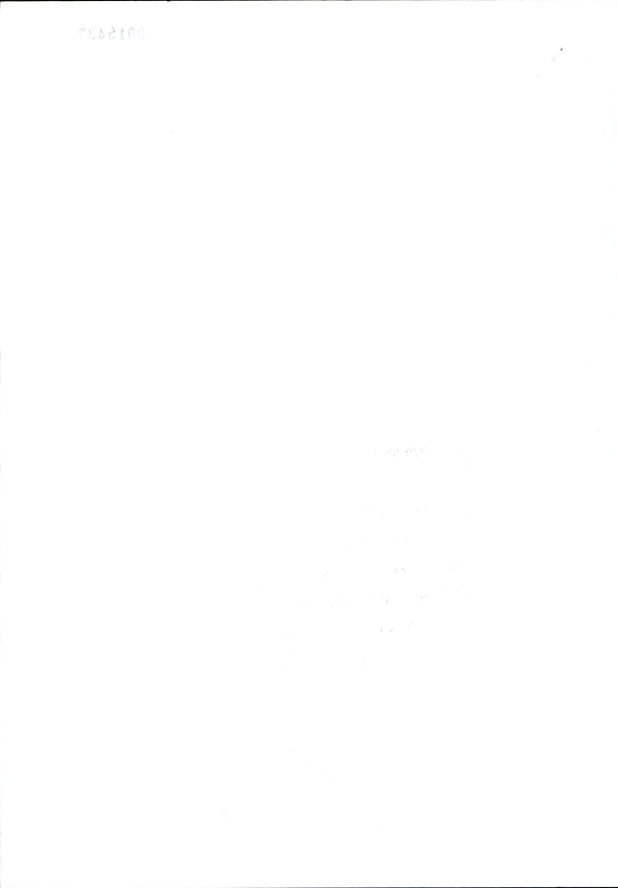
#> input picture scan_f981a011.png, 2470 x 3552 px (shown at 1/4 size)
$ python -i image_processor.py   (imports and definitions only)
#> lines starting #> are read from the running program, lines starting #| are printed output that depends on the picture; after the words box and inside, x2 and y2 are one past the last pixel; in counts of white or black regions, pixels touching at a corner belong together
#> further down, picture is the input picture: PIL image 2470x3552 RGB; mean R, G, B 254.7, 254.7, 254.7
"""
Procesador de Imágenes para Escaneo
Ajusta brillo, contraste, detecta bordes y recorta automáticamente
"""

from PIL import Image, ImageEnhance, ImageFilter
import numpy as np
import os

class ImageProcessor:
    """Procesa y mejora imágenes escaneadas"""

    def __init__(self):
        pass

    # [41 lines left out: functions ajustar_brillo, ajustar_contraste, ajustar_nitidez, not called in this run]

    def detectar_y_recortar_bordes(self, image, threshold=240, margin=10):
        """
        Detecta los bordes del documento y recorta automáticamente

        Args:
            image: PIL Image
            threshold: Umbral para detectar contenido (0-255)
            margin: Margen adicional en píxeles

        Returns:
            PIL Image recortada
        """
#> called with threshold = 240, margin = 10
        # Convertir a escala de grises
        gray = image.convert('L')
        img_array = np.array(gray)

        # Detectar contenido (píxeles más oscuros que el umbral)
        content = img_array < threshold
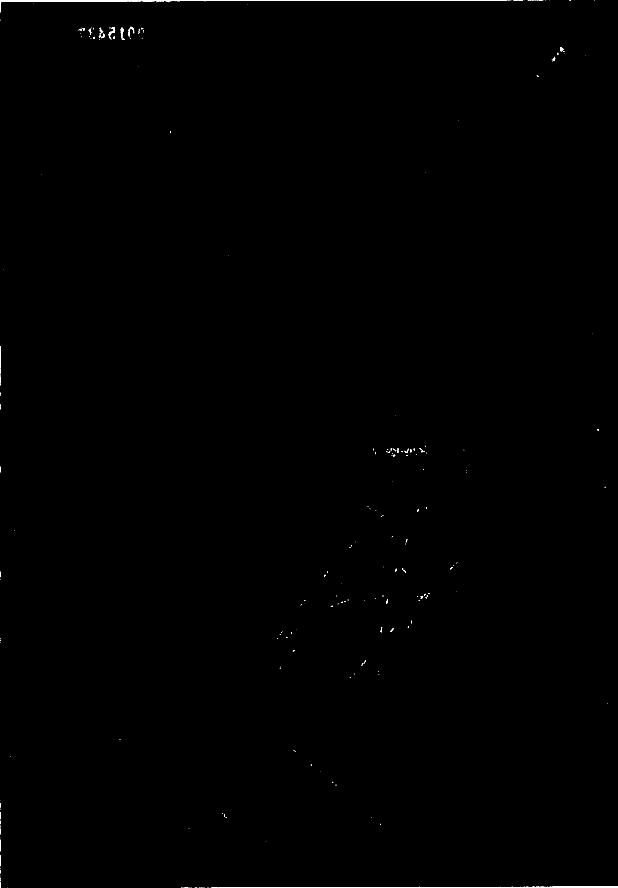
#> content: shape (3552, 2470) bool (shown at 1/4 size); 0.19% white; 308 white regions (258 under 20 px), largest, box (x1, y1, x2, y2) and area: (0, 0, 2029, 50) 7214, (876, 3545, 2470, 3552) 5403, (434, 108, 459, 148) 303

        # Encontrar límites del contenido
        rows = np.any(content, axis=1)
        cols = np.any(content, axis=0)

        if rows.any() and cols.any():
            ymin, ymax = np.where(rows)[0][[0, -1]]
#> ymin = 0; ymax = 3551
            xmin, xmax = np.where(cols)[0][[0, -1]]
#> xmin = 0; xmax = 2469

            # Aplicar margen
            height, width = img_array.shape
#> height = 3552; width = 2470
            ymin = max(0, ymin - margin)
            ymax = min(height, ymax + margin)
#> ymax = 3552
            xmin = max(0, xmin - margin)
            xmax = min(width, xmax + margin)
#> xmax = 2470

            # Recortar imagen original
            return image.crop((xmin, ymin, xmax, ymax))

        # Si no se detecta contenido, devolver original
        return image

    # [24 lines left out: functions enderezar_imagen, aplicar_filtro_bordes, not called in this run]

    def mejorar_documento(self, image, auto_crop=True, brightness=1.0,
                         contrast=1.0, sharpness=1.0):
        """
        Mejora automática de documento escaneado

        Args:
            image: PIL Image
            auto_crop: Recortar automáticamente
            brightness: Factor de brillo
            contrast: Factor de contraste
            sharpness: Factor de nitidez

        Returns:
            PIL Image mejorada
        """
        # Recortar automáticamente si está habilitado
        if auto_crop:
            image = self.detectar_y_recortar_bordes(image)

        # Ajustar brillo
        if brightness != 1.0:
            image = self.ajustar_brillo(image, brightness)

        # Ajustar contraste
        if contrast != 1.0:
            image = self.ajustar_contraste(image, contrast)

        # Ajustar nitidez
        if sharpness != 1.0:
            image = self.ajustar_nitidez(image, sharpness)

        return image

    # [71 lines left out: functions procesar_archivo, procesar_pdf_paginas, not called in this run]

# [3 lines not run here, left out]

    # Ejemplo de uso
    # processor.procesar_archivo('scan.tiff', brightness=1.2, contrast=1.1, auto_crop=True)

>>> from PIL import Image
>>> picture = Image.open('../scan_f981a011.png')
>>> result = ImageProcessor().mejorar_documento(picture)
